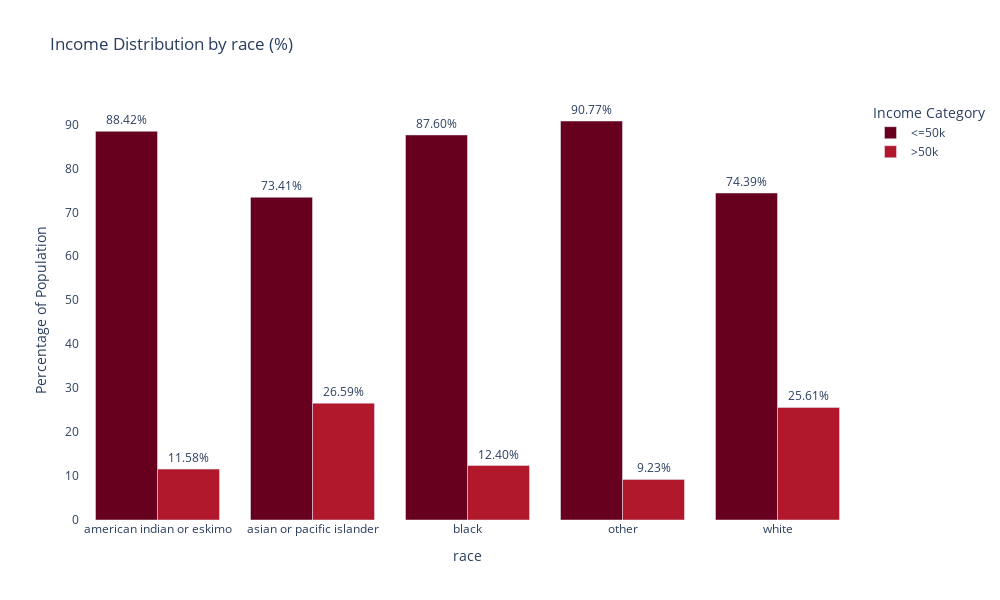

Notebook cell for this chart:
### Code cell
fig = px.bar(
    adult_df_income_race,  
    x='race',
    y='percentage',
    color='income',
    title='Income Distribution by race (%)',
    barmode='group',
    height=600,
    width=1000,
    color_discrete_sequence=px.colors.sequential.RdBu,
    text='percentage')

fig.update_traces(texttemplate='%{text:.2f}%', textposition='outside') 
fig.update_layout( xaxis_title='race', yaxis_title='Percentage of Population',legend_title='Income Category',paper_bgcolor= "rgba(0,0,0,0)",plot_bgcolor= "rgba(0,0,0,0)") 
fig.show()
fig.write_image(os.path.join(result_dir,'income_distribution_race_bar_plot.jpg'))
fig.write_image(os.path.join(result_dir,'income_distribution_by race_plot.png'))
fig.write_html(os.path.join(result_dir,'income_distribution_by race_plot.html'))

### Figure 1 — Plotly figure (JSON) as saved in the notebook; plotly's stock layout.template omitted (floating-point values rounded to 4 significant figures)
{"data": [{"alignmentgroup": "True", "hovertemplate": "income=<=50k<br>race=%{x}<br>percentage=%{text}<extra></extra>", "legendgroup": "<=50k", "marker": {"color": "rgb(103,0,31)", "pattern": {"shape": ""}}, "name": "<=50k", "offsetgroup": "<=50k", "orientation": "v", "showlegend": true, "text": [88.42, 73.41, 87.6, 90.77, 74.39], "textposition": "outside", "texttemplate": "%{text:.2f}%", "type": "bar", "x": ["american indian or eskimo", "asian or pacific islander", "black", "other", "white"], "xaxis": "x", "y": [88.42, 73.41, 87.6, 90.77, 74.39], "yaxis": "y"}, {"alignmentgroup": "True", "hovertemplate": "income=>50k<br>race=%{x}<br>percentage=%{text}<extra></extra>", "legendgroup": ">50k", "marker": {"color": "rgb(178,24,43)", "pattern": {"shape": ""}}, "name": ">50k", "offsetgroup": ">50k", "orientation": "v", "showlegend": true, "text": [11.58, 26.59, 12.4, 9.225, 25.61], "textposition": "outside", "texttemplate": "%{text:.2f}%", "type": "bar", "x": ["american indian or eskimo", "asian or pacific islander", "black", "other", "white"], "xaxis": "x", "y": [11.58, 26.59, 12.4, 9.225, 25.61], "yaxis": "y"}], "layout": {"barmode": "group", "height": 600, "legend": {"title": {"text": "Income Category"}, "tracegroupgap": 0}, "paper_bgcolor": "rgba(0, 0, 0, 0)", "plot_bgcolor": "rgba(0, 0, 0, 0)", "title": {"text": "Income Distribution by race (%)"}, "width": 1000, "xaxis": {"anchor": "y", "autorange": true, "domain": [0, 1], "range": [-0.5, 4.5], "title": {"text": "race"}, "type": "category"}, "yaxis": {"anchor": "x", "autorange": true, "domain": [0, 1], "range": [0, 95.55], "title": {"text": "Percentage of Population"}, "type": "linear"}}}
